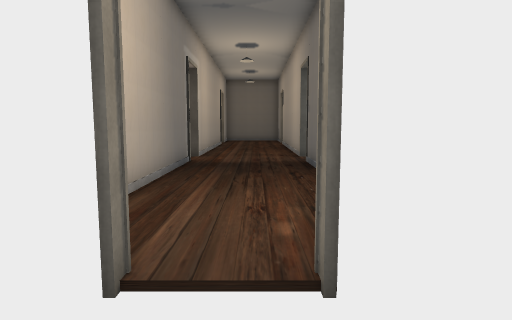
view 1 (above)

18 first-person views from a walk through a scene from a Unity 3-D project. The camera is 1.5 m above the floor, tilts 6° down and sees 75° across. Doors are open. The floor is counted in squares, 1 m on a side. Each view is taken from the middle of a square. On the plan, view 1 faces up. The plan holds only what a view shows up to about 15 squares ahead; the rest is blank. The player is left out. Some animated figures are not drawn. Some surface patterns are stand-ins.

view 2
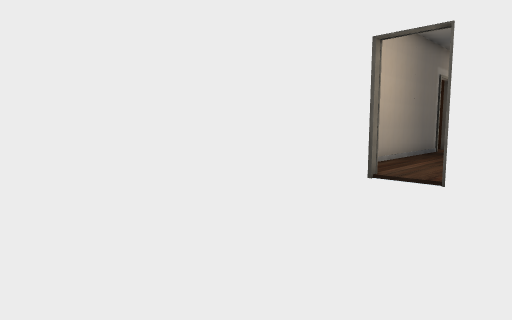

view 3
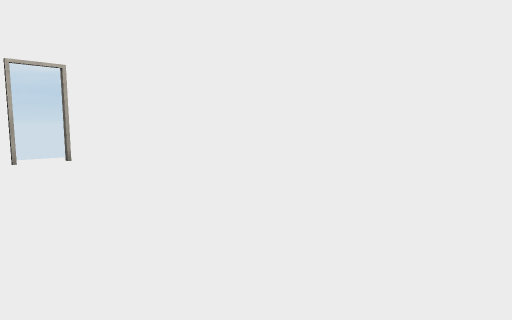

view 4
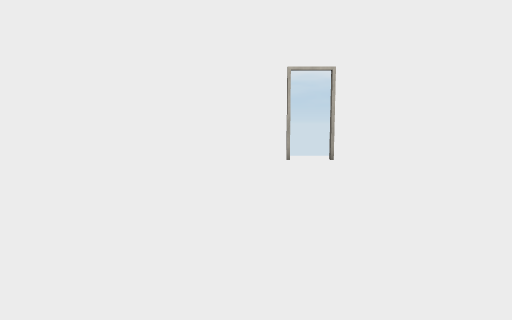

view 5
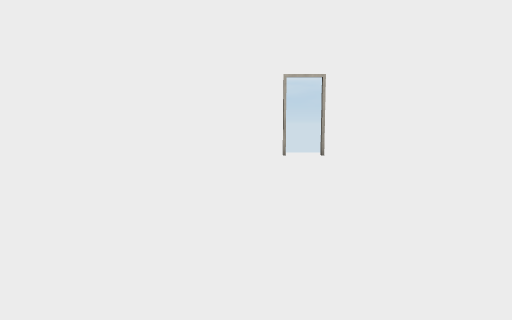

view 6
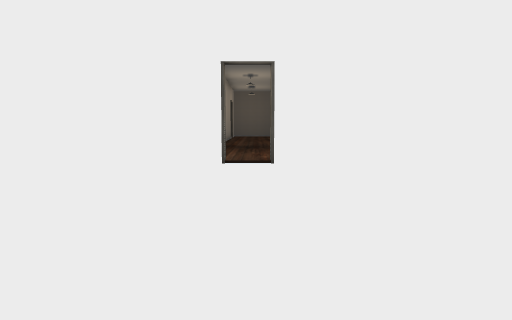

view 7
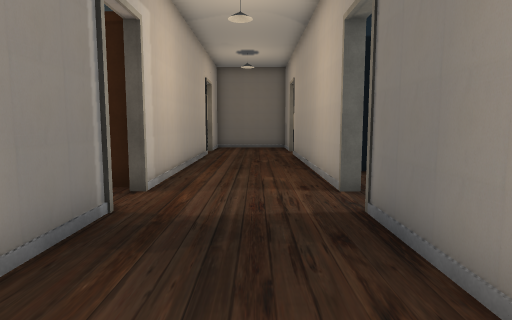

view 8
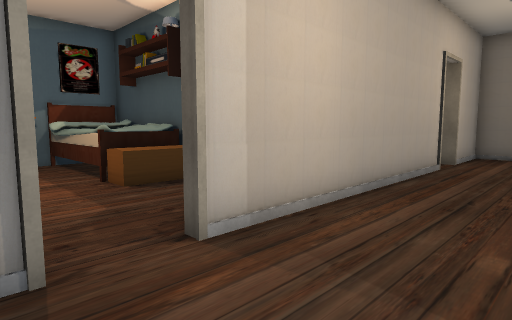

view 9
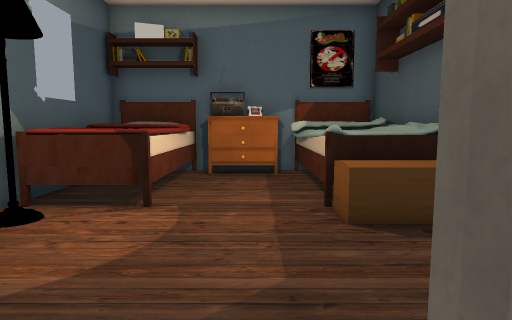

view 10
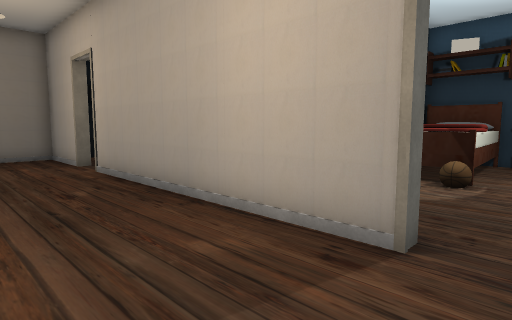

view 11
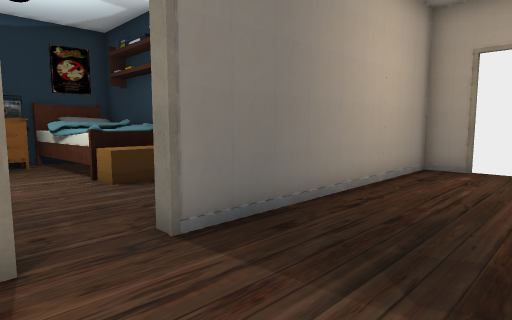

view 12
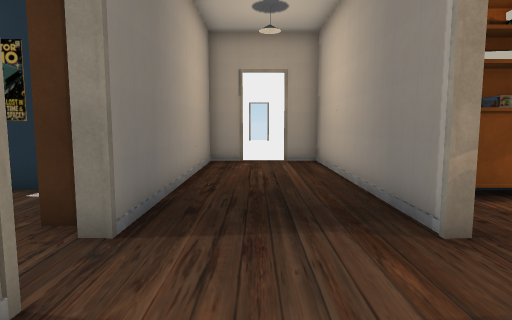

view 13
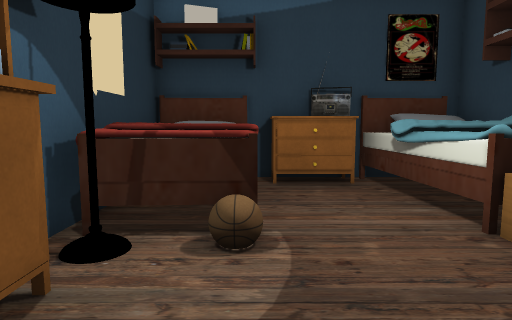

view 14
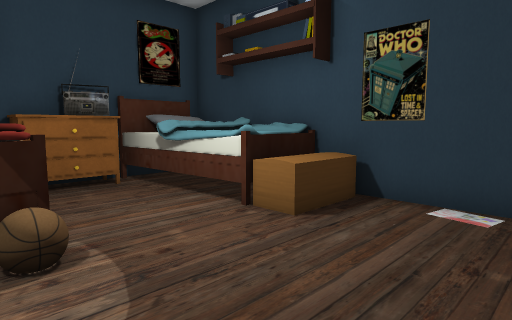

view 15
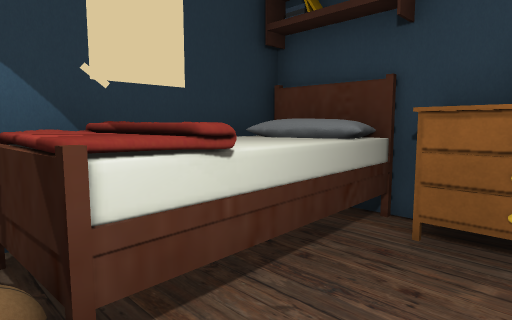

view 16
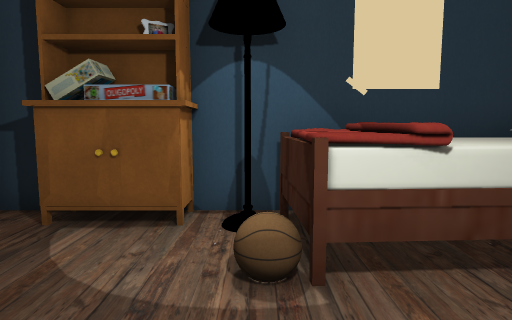

view 17
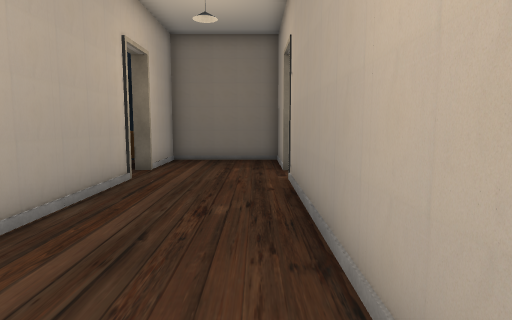

view 18
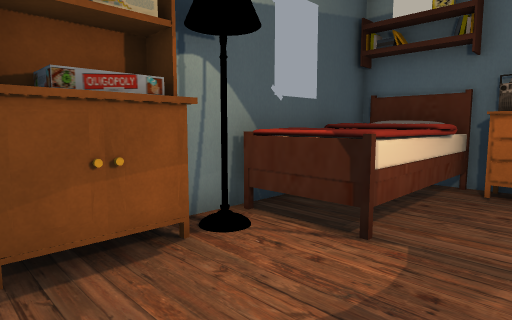

### Floor plan
Points are (right, up) in squares from view 1. A wall is a line through its corners. A room is listed if a view was taken in it or the views show most of it. See-through windows are left out.
Room 1 (views 1, 2, 3, 4, 5, 6)
walls: (-1.2, 2.5) (-4.5, 2.5) (-4.5, -17.3) (-1.2, -17.3); (0.6, -17.3) (3.9, -17.3) (3.9, 2.5) (0.6, 2.5)
ways out: open door at (-0.5, 3) to room 2; open door at (-0.5, -17)
Room 2 (views 7, 8, 9, 10, 11, 12, 17)
walls: (1.9, 14.5) (1.9, 24.4); (-2.6, 12.7) (-2.6, 3) (-1.2, 3); (-2.6, 24.4) (-2.6, 14.5); (1.9, 26) (1.9, 29.4) (-2.6, 29.4) (-2.6, 26); (0.6, 3) (1.9, 3) (1.9, 12.7)
ways out: open door at (-0.5, 3) to room 1; open door at (2, 13.5) to room 3; open door at (-3, 13.5) to room 4; open door at (2, 25.5); gap at (-3, 25)
Room 3 (views 13, 14, 15, 16)
walls: (3.6, 17.8) (2.5, 17.8); (3.8, 9.4) (12.4, 9.4); (12.4, 15.5) (11.8, 15.5); (12.4, 17.8) (5.9, 17.8)
ways out: open door at (2, 13.5) to room 2
objects: other object (3, 10) to (3, 12); other object (4, 17) to (6, 17); other object (7, 10); other object (7, 10) to (12, 12); other object (7, 15) to (12, 17); other object (12, 13) to (12, 14)
Room 4 (view 18)
walls: (-8, 17.8) (-12.9, 17.8); (-12.9, 15.9) (-12.9, 11.6); (-13, 9.4) (-7, 9.4)
ways out: open door at (-3, 13.5) to room 2
objects: other object (-12, 10) to (-8, 12); other object (-12, 13) to (-12, 14); other object (-12, 15) to (-8, 17); other object (-7, 16) to (-7, 17); other object (-6, 10) to (-5, 10); other object (-3, 16)

Where each view was taken, in squares from view 1:
view 1: 0 up, 0 right, facing up
view 2: 6 down, 3 right, facing up-left
view 3: 2 down, 3 right, facing down-left
view 4: 3 down, 2 right, facing down
view 5: 1 down, 2 right, facing down
view 6: 10 down, 0 right, facing up
view 7: 7 up, 0 right, facing up
view 8: 12 up, 1 right, facing up-left
view 9: 14 up, 2 left, facing left
view 10: 13 up, 2 left, facing up-right
view 11: 15 up, 2 left, facing down-right
view 12: 17 up, 0 right, facing down
view 13: 15 up, 3 right, facing right
view 14: 16 up, 3 right, facing down-right
view 15: 13 up, 7 right, facing up-right
view 16: 12 up, 7 right, facing up
view 17: 15 up, 1 right, facing up
view 18: 14 up, 4 left, facing down-left
